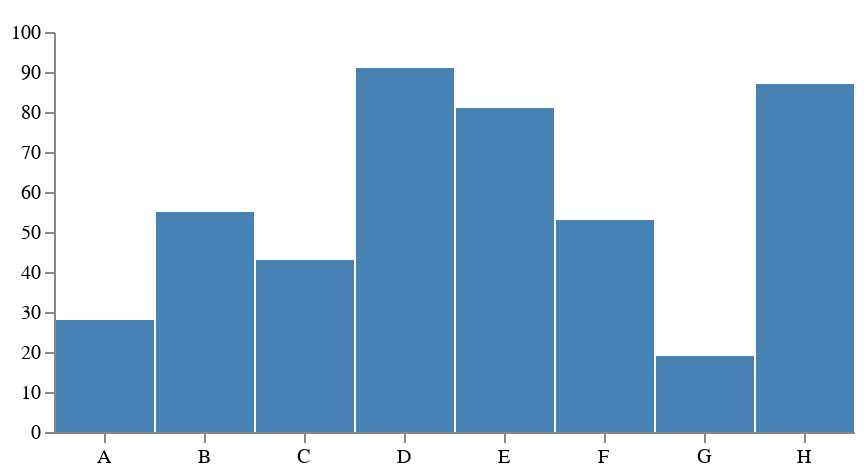

Write a Vega-Lite specification for this figure.
### Vega specification from a JSON file in a GitHub repository (floating-point values rounded to 4 significant figures)
{"$schema": "https://vega.github.io/schema/vega/v4.3.0.json", "width": 400, "height": 200, "padding": 5, "data": [{"name": "table", "values": [{"category": "A", "amount": 28}, {"category": "B", "amount": 55}, {"category": "C", "amount": 43}, {"category": "D", "amount": 91}, {"category": "E", "amount": 81}, {"category": "F", "amount": 53}, {"category": "G", "amount": 19}, {"category": "H", "amount": 87}]}], "signals": [{"name": "tooltip", "value": {}, "on": [{"events": "rect:mouseover", "update": "datum"}, {"events": "rect:mouseout", "update": "{}"}]}], "scales": [{"name": "xscale", "type": "band", "domain": {"data": "table", "field": "category"}, "range": "width"}, {"name": "yscale", "domain": {"data": "table", "field": "amount"}, "nice": true, "range": "height"}], "axes": [{"orient": "bottom", "scale": "xscale"}, {"orient": "left", "scale": "yscale"}], "marks": [{"type": "rect", "from": {"data": "table"}, "encode": {"enter": {"x": {"scale": "xscale", "field": "category", "offset": 1}, "width": {"scale": "xscale", "band": 1, "offset": -1}, "y": {"scale": "yscale", "field": "amount"}, "y2": {"scale": "yscale", "value": 0}}, "update": {"fill": {"value": "steelblue"}}, "hover": {"fill": {"value": "red"}}}}, {"type": "text", "encode": {"enter": {"align": {"value": "center"}, "baseline": {"value": "bottom"}, "fill": {"value": "#333"}}, "update": {"x": {"scale": "xscale", "signal": "tooltip.category", "band": 0.5}, "y": {"scale": "yscale", "signal": "tooltip.amount", "offset": -2}, "text": {"signal": "tooltip.amount"}, "fillOpacity": [{"test": "datum === tooltip", "value": 0}, {"value": 1}]}}}]}
